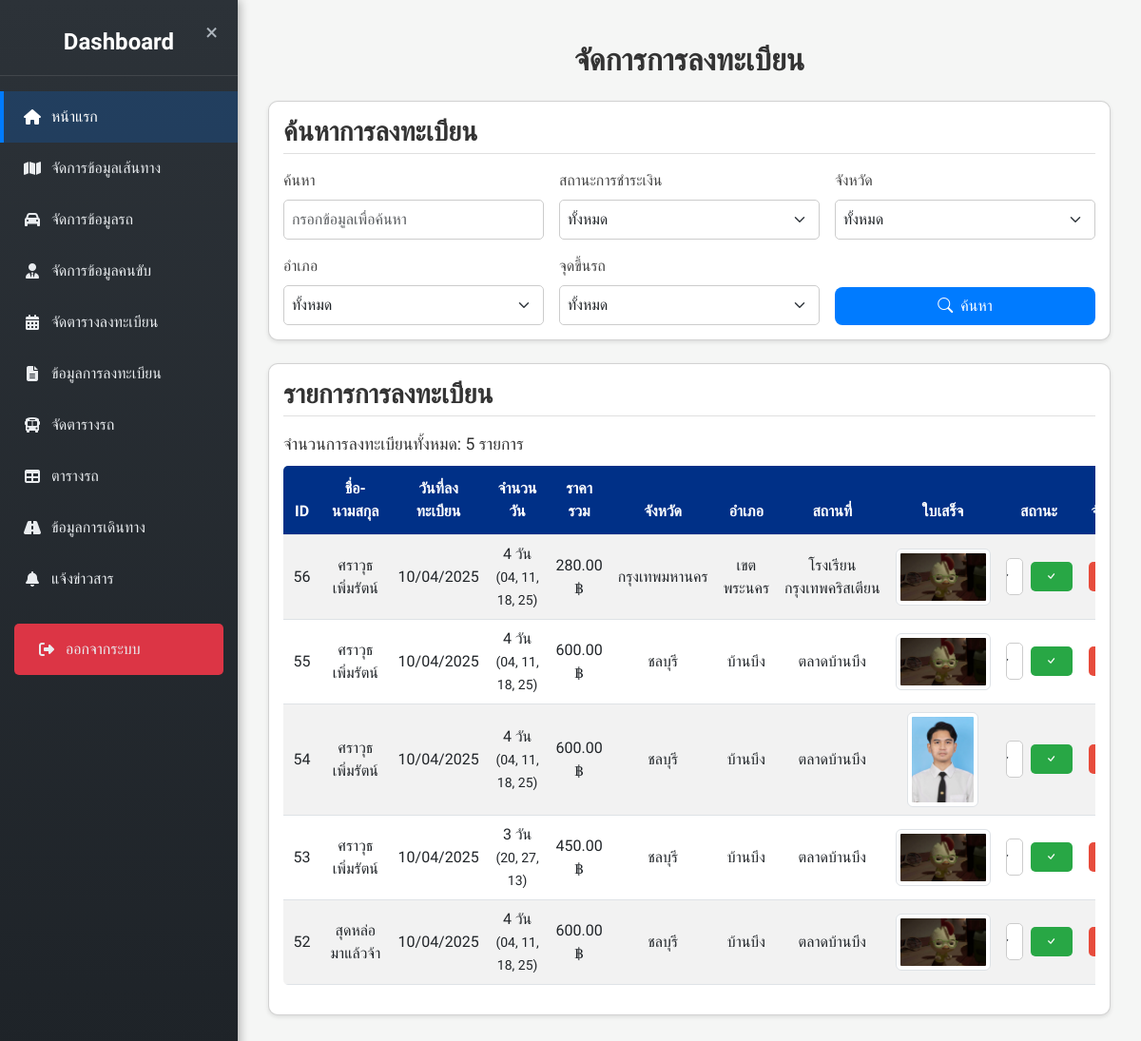
The page /admin/enrollment.php on the database its author committed.
### tables this page shows
CREATE TABLE `transport_registration` (
  `id` int(11) NOT NULL,
  `transport_schedule_id` int(11) DEFAULT NULL,
  `route_id` int(11) DEFAULT NULL,
  `num_of_days` int(11) DEFAULT NULL,
  `total_price` decimal(10,2) DEFAULT NULL,
  `payment_status` enum('Paid','Pending Confirmation') NOT NULL DEFAULT 'Paid',
  `payment_receipt_image` varchar(255) DEFAULT NULL,
  `created_at` timestamp NOT NULL DEFAULT current_timestamp(),
  `stu_username` varchar(255) DEFAULT NULL
);

CREATE TABLE `students` (
  `stu_ID` int(10) NOT NULL,
  `stu_username` varchar(255) NOT NULL,
  `stu_password` varchar(255) NOT NULL,
  `stu_year` varchar(4) NOT NULL,
  `stu_license` varchar(13) NOT NULL,
  `stu_name` varchar(255) NOT NULL,
  `stu_lastname` varchar(255) NOT NULL,
  `stu_tel` varchar(10) NOT NULL,
  `stu_faculty` varchar(255) NOT NULL,
  `stu_major` varchar(255) NOT NULL,
  `stu_status` enum('ขึ้นรถแล้ว','ลา','สาย','') DEFAULT NULL,
  `created_at` timestamp NOT NULL DEFAULT current_timestamp(),
  `last_login` datetime DEFAULT NULL,
  `login_status` varchar(20) DEFAULT 'inactive',
  `stu_img` varchar(255) DEFAULT NULL
);

CREATE TABLE `transport_schedule` (
  `id` int(11) NOT NULL,
  `month` int(11) NOT NULL,
  `year` int(11) NOT NULL,
  `available_dates` text DEFAULT NULL,
  `created_at` timestamp NOT NULL DEFAULT current_timestamp(),
  `num_of_days` int(11) NOT NULL
);

CREATE TABLE `province` (
  `PROVINCE_ID` int(5) NOT NULL,
  `PROVINCE_NAME` varchar(150) NOT NULL
);

CREATE TABLE `amphur` (
  `AMPHUR_ID` int(5) NOT NULL,
  `AMPHUR_NAME` varchar(150) NOT NULL,
  `PROVINCE_ID` int(5) NOT NULL DEFAULT 0
);

CREATE TABLE `routes` (
  `route_ID` int(11) NOT NULL,
  `province` varchar(100) NOT NULL,
  `amphur` varchar(100) NOT NULL,
  `location` varchar(255) NOT NULL,
  `price` decimal(10,2) NOT NULL,
  `route_image` varchar(255) DEFAULT NULL
);

### admin/enrollment.php (the view, shortened to what this page needs)
<?php
require_once 'config/condb.php';
$sql = "
    SELECT tr.*, r.location, p.PROVINCE_NAME, a.AMPHUR_NAME, s.stu_name, s.stu_lastname, ts.num_of_days AS schedule_num_of_days, ts.available_dates
    FROM transport_registration tr
    LEFT JOIN routes r ON tr.route_id = r.route_ID
    LEFT JOIN province p ON r.province = p.PROVINCE_ID
    LEFT JOIN amphur a ON r.amphur = a.AMPHUR_ID
    LEFT JOIN students s ON tr.stu_username = s.stu_username
    LEFT JOIN transport_schedule ts ON tr.transport_schedule_id = ts.id
    WHERE 1=1
";
$sql .= " ORDER BY tr.created_at DESC";
$stmt = $conn->prepare($sql);
$stmt->execute();
$registrations = $stmt->fetchAll(PDO::FETCH_ASSOC);
?>
<!DOCTYPE html>
<html lang="th">
<head>
    <link href="https://cdn.jsdelivr.net/npm/bootstrap@5.3.0-alpha1/dist/css/bootstrap.min.css" rel="stylesheet">
    <link href="https://cdn.jsdelivr.net/npm/bootstrap-icons@1.11.3/font/bootstrap-icons.css" rel="stylesheet">
    <link rel="stylesheet" href="style.css">
</head>
<body>
    <?php include 'sidebar.php'; ?>
    <div class="content">
        <div class="container mt-4">
            <h2 class="text-center mb-4" style="color: #333; font-weight: 600;">จัดการการลงทะเบียน</h2>
            <div class="card mb-4">
                <h3 class="mb-3">ค้นหาการลงทะเบียน</h3>
                <form method="get" action="">
                    <div class="row g-3">
                        <div class="col-md-4">
                            <label for="search" class="form-label">ค้นหา</label>
                            <input type="text" name="search" id="search" class="form-control"
                                value="<?= isset($_GET['search']) ? htmlspecialchars($_GET['search']) : '' ?>"
                                placeholder="กรอกข้อมูลเพื่อค้นหา">
                        </div>
                        <div class="col-md-4">
                            <label for="payment_status" class="form-label">สถานะการชำระเงิน</label>
                            <select name="payment_status" id="payment_status" class="form-select">
                                <option value="">ทั้งหมด</option>
                            </select>
                        </div>
                        <div class="col-md-4">
                            <label for="province" class="form-label">จังหวัด</label>
                            <select name="province" id="province" class="form-select" onchange="loadAmphur()">
                                <option value="">ทั้งหมด</option>
                            </select>
                        </div>
                        <div class="col-md-4">
                            <label for="amphur" class="form-label">อำเภอ</label>
                            <select name="amphur" id="amphur" class="form-select" onchange="loadLocation()">
                                <option value="">ทั้งหมด</option>
                            </select>
                        </div>
                        <div class="col-md-4">
                            <label for="location" class="form-label">จุดขึ้นรถ</label>
                            <select name="location" id="location" class="form-select">
                                <option value="">ทั้งหมด</option>
                            </select>
                        </div>
                        <div class="col-md-4 d-flex align-items-end">
                            <button type="submit" class="btn btn-primary w-100"><i class="bi bi-search me-2"></i>ค้นหา</button>
                        </div>
                    </div>
                </form>
            </div>
            <div class="card mb-4">
                <h3 class="mb-3">รายการการลงทะเบียน</h3>
                <div class="table-responsive">
                    <div class="total-count">จำนวนการลงทะเบียนทั้งหมด: <?php echo count($registrations); ?> รายการ</div>
                    <table class="table table-striped">
                        <thead>
                            <tr>
                                <th>ID</th>
                                <th>ชื่อ-นามสกุล</th>
                                <th>วันที่ลงทะเบียน</th>
                                <th>จำนวนวัน</th>
                                <th>ราคารวม</th>
                                <th>จังหวัด</th>
                                <th>อำเภอ</th>
                                <th>สถานที่</th>
                                <th>ใบเสร็จ</th>
                                <th>สถานะ</th>
                                <th>จัดการ</th>
                            </tr>
                        </thead>
                        <tbody>
                            <?php foreach ($registrations as $row): ?>
                                <tr>
                                    <td><?= $row['id'] ?></td>
                                    <td><?= htmlspecialchars($row['stu_name'] . ' ' . $row['stu_lastname']) ?></td>
                                    <td><?= date("d/m/Y", strtotime($row['created_at'])) ?></td>
                                    <td><?= htmlspecialchars($row['schedule_num_of_days']) ?> วัน<br><small>(<?= htmlspecialchars($row['available_dates']) ?>)</small></td>
                                    <td><?= number_format($row['total_price'], 2) ?> ฿</td>
                                    <td><?= htmlspecialchars($row['PROVINCE_NAME']) ?: '-' ?></td>
                                    <td><?= htmlspecialchars($row['AMPHUR_NAME']) ?: '-' ?></td>
                                    <td><?= htmlspecialchars($row['location']) ?: '-' ?></td>
                                    <td>
                                        <?php if (!empty($row['payment_receipt_image'])): ?>
                                            <img src="../Student/booking/<?= htmlspecialchars($row['payment_receipt_image']) ?>"
                                                 class="img-thumbnail"
                                                 onclick="openImagePreview('../Student/booking/<?= htmlspecialchars($row['payment_receipt_image']) ?>')">
                                        <?php else: ?>
                                            <span class="text-muted">ไม่มี</span>
                                        <?php endif; ?>
                                    </td>
                                    <td>
                                        <form method="post" action="enrollment_update.php" class="d-flex align-items-center">
                                            <select name="payment_status" class="form-select form-select-sm me-2">
                                                <option value="Pending Confirmation" <?= $row['payment_status'] == 'Pending Confirmation' ? 'selected' : '' ?>>Pending Confirmation</option>
                                                <option value="Paid" <?= $row['payment_status'] == 'Paid' ? 'selected' : '' ?>>Paid</option>
                                            </select>
                                            <button type="submit" class="btn btn-success btn-sm"><i class="bi bi-check"></i></button>
                                        </form>
                                    </td>
                                    <td>
                                        <button type="button" class="btn btn-danger btn-sm delete-btn" data-id="<?= $row['id'] ?>">
                                        </button>
                                    </td>
                                </tr>
                            <?php endforeach; ?>
                        </tbody>
                    </table>
                </div>
            </div>
        </div>
    </div>
</body>
</html>

### admin/style.css (style rules this page uses)
body { display: flex; height: 100vh; margin: 0; overflow: hidden; font-family: 'Segoe UI', Tahoma, Geneva, Verdana, sans-serif; }
.content { margin-left: 250px; padding: 20px; width: 100%; height: 100%; overflow-y: auto; transition: margin-left 0.3s ease; }

### admin/enrollment.php (style rules this page uses)
body { font-family: 'Kanit', sans-serif; background: #f5f6f5; min-height: 100vh; margin: 0; display: flex; }
.content { margin-left: 250px; padding: 20px; flex-grow: 1; transition: margin-left 0.3s ease-in-out; }
.card { border-radius: 10px; box-shadow: 0 2px 4px rgba(0, 0, 0, 0.1); background: #fff; padding: 15px; margin-bottom: 20px; }
.card h3 { color: #333; font-weight: 600; border-bottom: 1px solid #e0e0e0; padding-bottom: 5px; margin-bottom: 15px; }
.form-label { font-weight: 500; color: #444; }
.form-select, .form-control { border-radius: 5px; border: 1px solid #ccc; padding: 8px; }
.btn-primary { background: #007bff; border: none; border-radius: 8px; padding: 8px 20px; transition: background 0.3s ease; }
.btn-success { background: #28a745; border: none; border-radius: 5px; padding: 5px 15px; color: #fff; }
.btn-danger { background: #e74c3c; border: none; border-radius: 5px; padding: 5px 15px; color: #fff; }
.table { border-radius: 5px; overflow: hidden; background: #fff; }
.table thead th { background: #003087; color: #fff; text-align: center; padding: 12px; }
.table td { vertical-align: middle; text-align: center; }
.total-count { font-size: 1.1rem; color: #333; margin-bottom: 10px; }
.img-thumbnail { max-width: 100px; max-height: 100px; object-fit: cover; cursor: pointer; }

### rows shown on the page
transport_registration: id "56", students.stu_name+stu_lastname "ศราวุธ เพิ่มรัตน์", created_at "10/04/2025", transport_schedule.num_of_days "4", transport_schedule.available_dates "04, 11, 18, 25", total_price "280.00", province.PROVINCE_NAME "กรุงเทพมหานคร", amphur.AMPHUR_NAME "เขตพระนคร", route.location "โรงเรียนกรุงเทพคริสเตียน", payment_receipt_image (picture), payment_status "Paid"
transport_registration: id "55", students.stu_name+stu_lastname "ศราวุธ เพิ่มรัตน์", created_at "10/04/2025", transport_schedule.num_of_days "4", transport_schedule.available_dates "04, 11, 18, 25", total_price "600.00", province.PROVINCE_NAME "ชลบุรี", amphur.AMPHUR_NAME "บ้านบึง", route.location "ตลาดบ้านบึง", payment_receipt_image (picture), payment_status "Pending Confirmation"
transport_registration: id "54", students.stu_name+stu_lastname "ศราวุธ เพิ่มรัตน์", created_at "10/04/2025", transport_schedule.num_of_days "4", transport_schedule.available_dates "04, 11, 18, 25", total_price "600.00", province.PROVINCE_NAME "ชลบุรี", amphur.AMPHUR_NAME "บ้านบึง", route.location "ตลาดบ้านบึง", payment_receipt_image (picture), payment_status "Pending Confirmation"
transport_registration: id "53", students.stu_name+stu_lastname "ศราวุธ เพิ่มรัตน์", created_at "10/04/2025", transport_schedule.num_of_days "3", transport_schedule.available_dates "20, 27, 13", total_price "450.00", province.PROVINCE_NAME "ชลบุรี", amphur.AMPHUR_NAME "บ้านบึง", route.location "ตลาดบ้านบึง", payment_receipt_image (picture), payment_status "Pending Confirmation"
transport_registration: id "52", students.stu_name+stu_lastname "สุดหล่อ มาแล้วจ้า", created_at "10/04/2025", transport_schedule.num_of_days "4", transport_schedule.available_dates "04, 11, 18, 25", total_price "600.00", province.PROVINCE_NAME "ชลบุรี", amphur.AMPHUR_NAME "บ้านบึง", route.location "ตลาดบ้านบึง", payment_receipt_image (picture), payment_status "Pending Confirmation"

### other values the page prints
count($registrations) "5"
